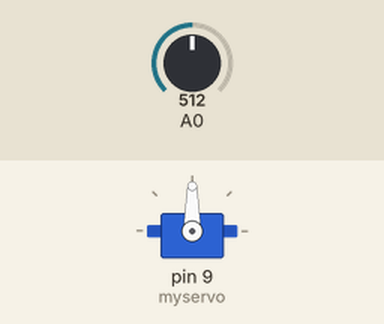
The sketch below on a simulated Arduino Uno, built with avr-gcc and run on an emulated ATmega328P. Parts: servo. Inputs (shaded band) come from the test bench; at power-on: A0 = 512.

Above: at 1.2 s.
1.3 s: A0 set to 716
At 2.1 s:
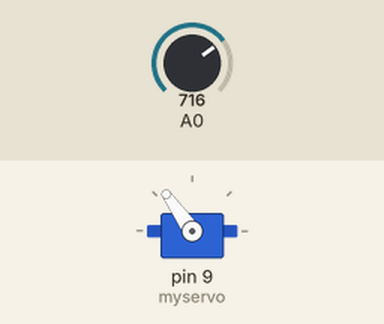
2.8 s: A0 set to 900
At 3.2 s:
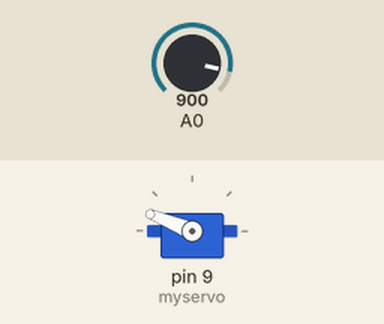
4.3 s: A0 set to 1023
At 5.5 s:
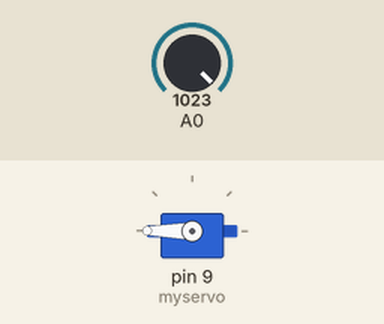
5.8 s: A0 set to 306
At 6.7 s:
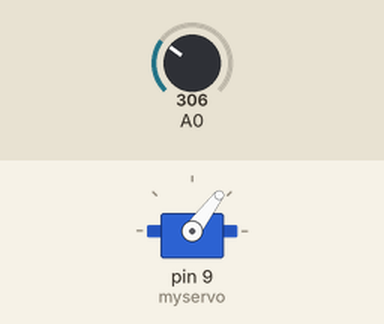
7.3 s: A0 set to 122
At 7.8 s:
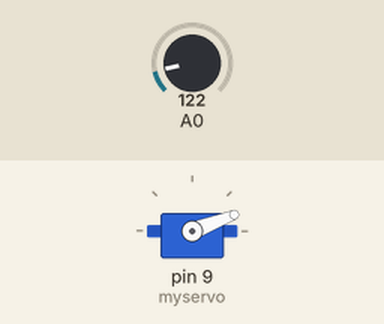
Timing chart, 0 to 9.8 s (numbered marks = the images above; inputs shaded):
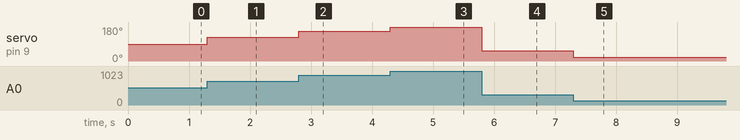

Measured:
- after the input at 1.3 s, servo on pin 9 (myservo): 90° → 125° at once
- after the input at 2.8 s, servo on pin 9 (myservo): 125° → 158° at once
- after the input at 4.3 s, servo on pin 9 (myservo): 158° → 180° at once
- after the input at 5.8 s, servo on pin 9 (myservo): 180° → 53° at once
- after the input at 7.3 s, servo on pin 9 (myservo): 53° → 21° at once

The sketch:

LAB4-2.ino
```cpp
#include <Servo.h>
Servo myservo;
void setup() {
  myservo.attach(9);

}

void loop() {
  int res=analogRead(A0);
  float servo_rot_val=map(res,0,1023,0,180);
  myservo.write(servo_rot_val);

}
```
